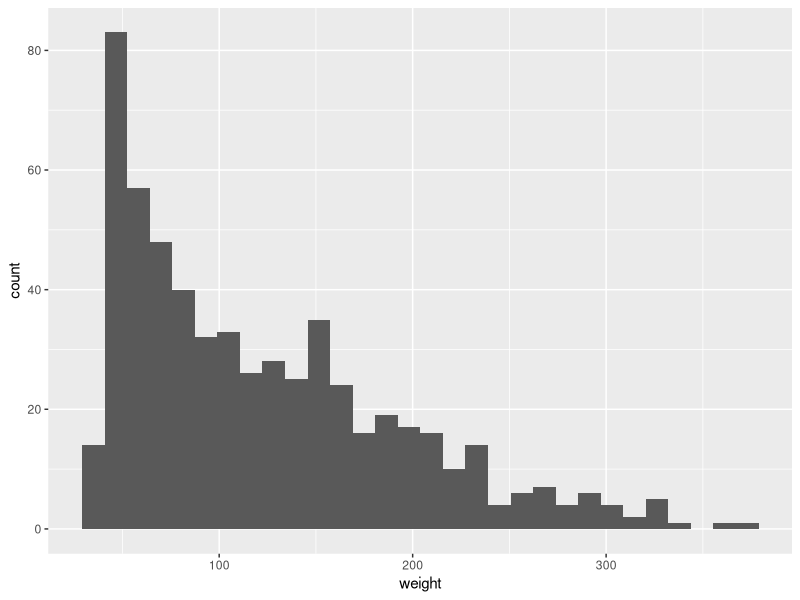
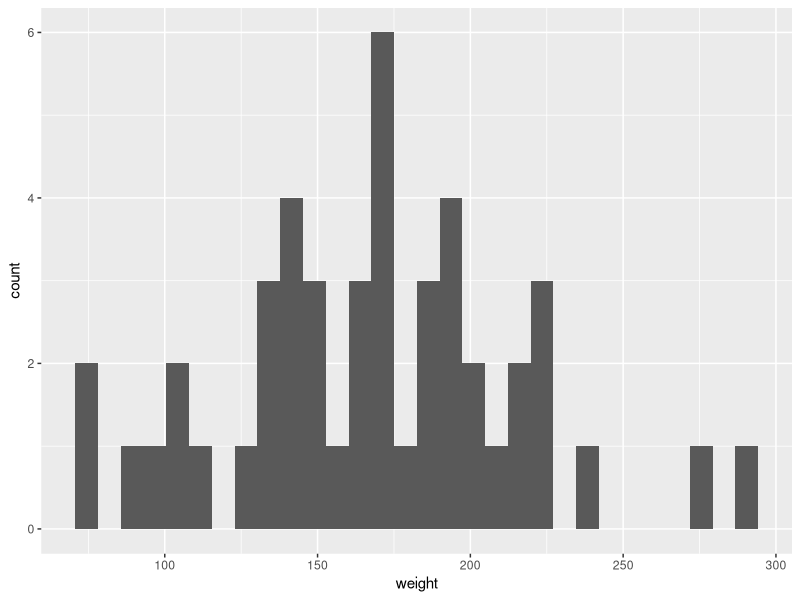
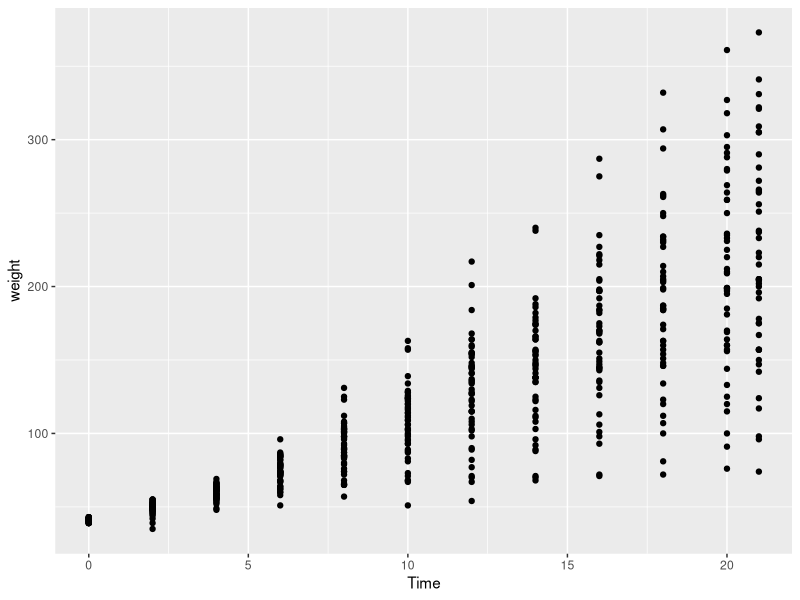
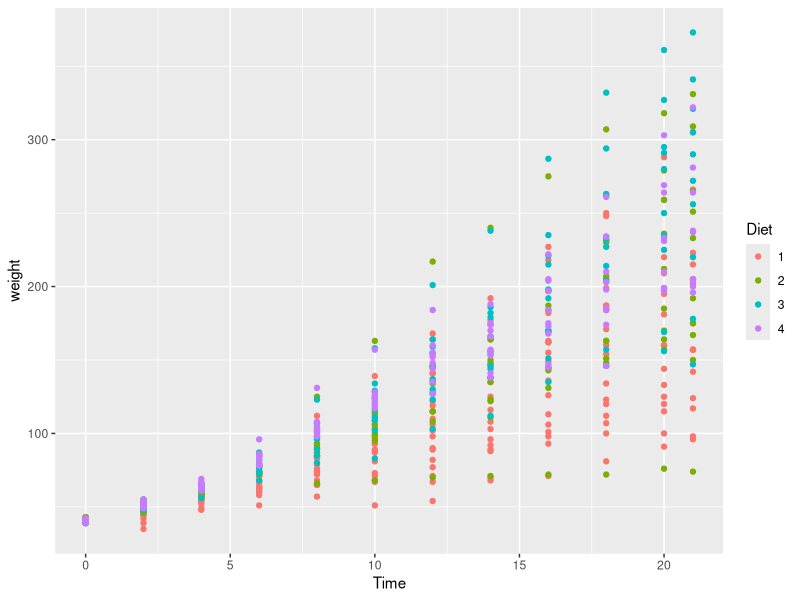
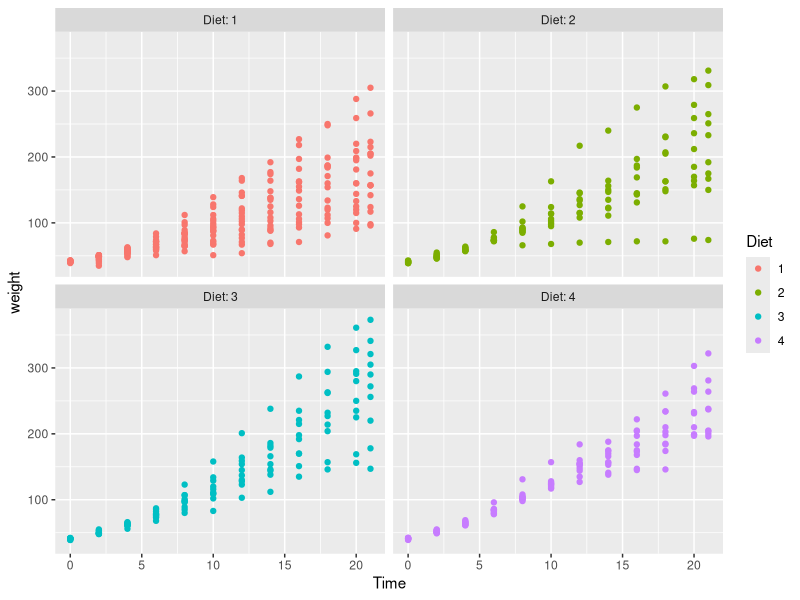

Recreate these plots in R, in order.
## ---- chunk 1
library(knitr)
knitr::opts_chunk$set(echo=TRUE, 
                      cache=FALSE, 
                      fig.width=5, 
                      fig.height=5,
                      fig.align='center',
                      fig.pos = 'H')
library(tidyverse)
library(ggplot2)
## ---- chunk 2
data()
## ---- chunk 3
df = ChickWeight %>% as.tibble
## ---- chunk 4
df = as.tibble(ChickWeight)
## ---- chunk 5
df
## ---- chunk 6
df %>%
  ggplot(aes(weight)) +
  geom_histogram()
## ---- chunk 7
df %>%
  filter(Time == 16) %>%
  ggplot(aes(weight)) +
  geom_histogram()
## ---- chunk 8
df %>%
  ggplot(aes(Time, weight)) +
  geom_point()
## ---- chunk 9
df %>%
  ggplot(aes(Time, weight)) +
  geom_point(aes(color = Diet))
## ---- chunk 10
df %>%
  ggplot(aes(Time, weight)) +
  geom_point(aes(color = Diet)) +
  facet_wrap(~ Diet, nrow = 2, labeller = label_both)
## ---- chunk 11
likelihood = c(0.00193, 0.000143, 0.975)
prior = c(7.60e-5, 6.05e-6, 3.12e-7)

unnormalized_posterior = likelihood * prior
posterior = unnormalized_posterior / sum(unnormalized_posterior)
posterior
